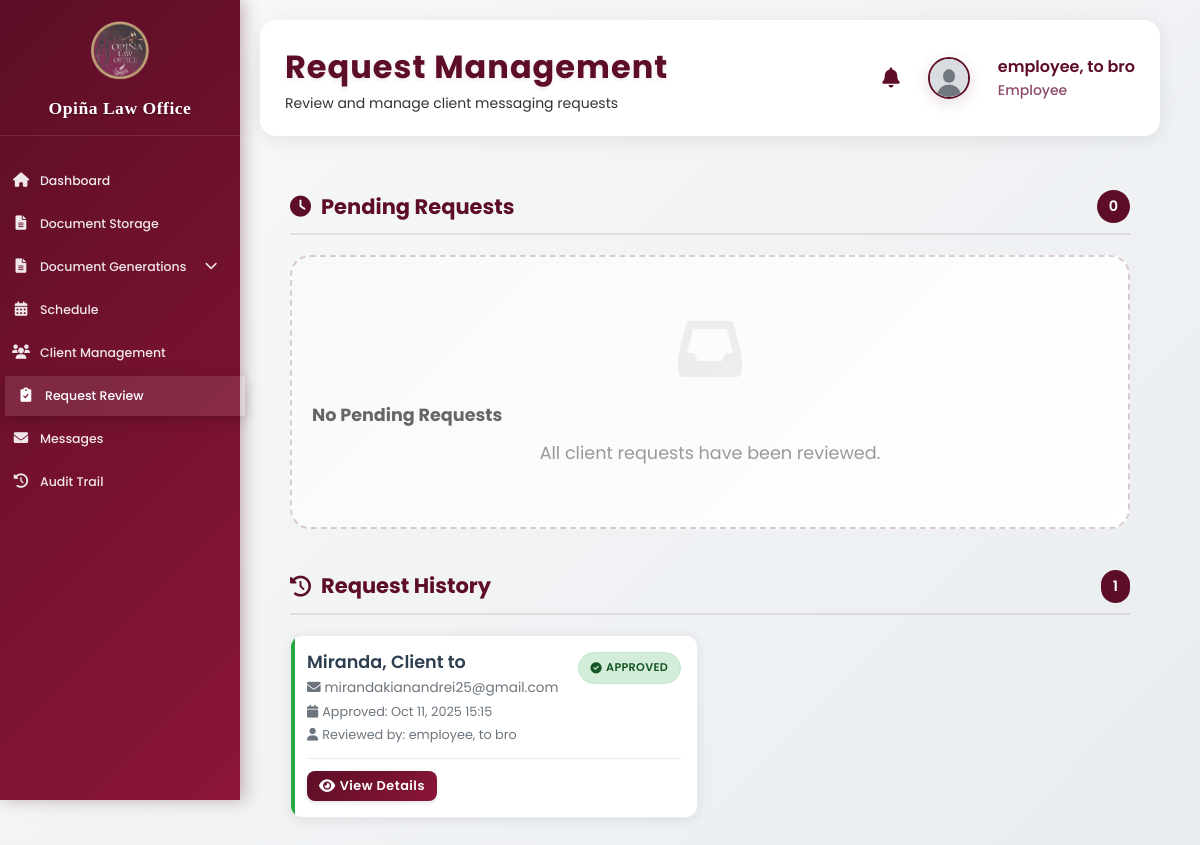
The page /employee_request_management.php (signed in) on the database its author committed.
### tables this page shows
CREATE TABLE `client_request_form` (
  `id` int(11) NOT NULL,
  `request_id` varchar(50) NOT NULL,
  `client_id` int(11) NOT NULL,
  `full_name` varchar(255) NOT NULL,
  `address` text NOT NULL,
  `sex` enum('Male','Female') NOT NULL,
  `valid_id_path` varchar(500) NOT NULL,
  `valid_id_filename` varchar(255) NOT NULL,
  `valid_id_front_path` varchar(500) NOT NULL,
  `valid_id_front_filename` varchar(255) NOT NULL,
  `valid_id_back_path` varchar(500) NOT NULL,
  `valid_id_back_filename` varchar(255) NOT NULL,
  `privacy_consent` tinyint(1) NOT NULL DEFAULT 0,
  `concern_description` text DEFAULT NULL,
  `legal_category` varchar(100) DEFAULT NULL,
  `urgency_level` enum('Low','Medium','High','Critical') DEFAULT 'Medium',
  `status` enum('Pending','Approved','Rejected') DEFAULT 'Pending',
  `submitted_at` timestamp NOT NULL DEFAULT current_timestamp(),
  `reviewed_at` timestamp NULL DEFAULT NULL,
  `reviewed_by` int(11) DEFAULT NULL,
  `review_notes` text DEFAULT NULL
);

CREATE TABLE `user_form` (
  `id` int(11) NOT NULL,
  `name` varchar(100) NOT NULL,
  `profile_image` varchar(255) DEFAULT NULL,
  `last_login` datetime DEFAULT NULL,
  `email` varchar(100) NOT NULL,
  `phone_number` varchar(20) DEFAULT NULL,
  `password` varchar(255) NOT NULL,
  `user_type` enum('admin','attorney','client','employee') DEFAULT 'client',
  `login_attempts` int(11) DEFAULT 0,
  `last_failed_login` timestamp NULL DEFAULT NULL,
  `account_locked` tinyint(1) DEFAULT 0,
  `lockout_until` timestamp NULL DEFAULT NULL,
  `created_at` timestamp NOT NULL DEFAULT current_timestamp(),
  `created_by` int(11) DEFAULT NULL
);

### employee_request_management.php (the view, shortened to what this page needs)
<?php
require_once 'action_logger_helper.php';
$pending_requests = [];
$stmt = $conn->prepare("
    SELECT crf.*, u.name as client_name, u.email as client_email,
           cec.id as conversation_id, cec.conversation_status, cec.concern_identified,
           caa.id as assignment_id, caa.attorney_id, caa.seen_status,
           att.name as attorney_name, err.action as review_action, err.review_notes,
           emp.name as reviewed_by_name
    FROM client_request_form crf
    JOIN user_form u ON crf.client_id = u.id
    LEFT JOIN client_employee_conversations cec ON crf.id = cec.request_form_id
    LEFT JOIN client_attorney_assignments caa ON crf.client_id = caa.client_id
    LEFT JOIN user_form att ON caa.attorney_id = att.id
    LEFT JOIN employee_request_reviews err ON crf.id = err.request_form_id
    LEFT JOIN user_form emp ON err.employee_id = emp.id
    WHERE crf.status IN ('Approved', 'Rejected')
    ORDER BY crf.reviewed_at DESC, crf.submitted_at DESC
");
$stmt->execute();
$res = $stmt->get_result();
$request_history = [];
while ($row = $res->fetch_assoc()) {
    $request_history[] = $row;
}
?>
<!DOCTYPE html>
<html lang="en">
<head>
    <link rel="stylesheet" href="https://cdnjs.cloudflare.com/ajax/libs/font-awesome/6.0.0/css/all.min.css">
    <link rel="stylesheet" href="assets/css/dashboard.css?v=<?= time() ?>">
</head>
<body>
    <div class="sidebar">
        <div class="sidebar-header">
            <img src="images/logo.jpg" alt="Logo">
            <h2>Opiña Law Office</h2>
        </div>
        <ul class="sidebar-menu">
            <li><a href="employee_dashboard.php"><i class="fas fa-home"></i><span>Dashboard</span></a></li>
            <li><a href="employee_documents.php"><i class="fas fa-file-alt"></i><span>Document Storage</span></a></li>
            <li class="has-submenu">
                <a href="#" class="submenu-toggle"><i class="fas fa-file-alt"></i><span>Document Generations</span><i class="fas fa-chevron-down submenu-arrow"></i></a>
            </li>
            <li><a href="employee_schedule.php"><i class="fas fa-calendar-alt"></i><span>Schedule</span></a></li>
            <li><a href="employee_clients.php"><i class="fas fa-users"></i><span>Client Management</span></a></li>
            <li><a href="employee_request_management.php" class="active"><i class="fas fa-clipboard-check"></i><span>Request Review</span></a></li>
            <li><a href="employee_messages.php"><i class="fas fa-envelope"></i><span>Messages</span></a></li>
            <li><a href="employee_audit.php"><i class="fas fa-history"></i><span>Audit Trail</span></a></li>
        </ul>
    </div>
    <div class="main-content">
        <?php
        include 'components/profile_header.php';
        ?>
        <div class="content-container">
            <div class="section">
                <div class="section-header">
                    <h2><i class="fas fa-clock"></i> Pending Requests</h2>
                    <span class="badge"><?= count($pending_requests) ?></span>
                </div>
                <?php if (empty($pending_requests)): ?>
                    <div class="empty-state">
                        <i class="fas fa-inbox"></i>
                        <h3>No Pending Requests</h3>
                        <p>All client requests have been reviewed.</p>
                    </div>
                <?php endif; ?>
            </div>
            <div class="section">
                <div class="section-header">
                    <h2><i class="fas fa-history"></i> Request History</h2>
                    <span class="badge"><?= count($request_history) ?></span>
                </div>
                <?php if (empty($request_history)): ?>
                    <div class="empty-state">
                        <i class="fas fa-history"></i>
                        <h3>No Processed Requests</h3>
                        <p>Processed requests (approved or rejected) will appear here.</p>
                    </div>
                <?php else: ?>
                    <div class="requests-grid">
                        <?php foreach ($request_history as $request): ?>
                            <div class="request-card <?= $request['status'] === 'Approved' ? 'approved' : 'rejected' ?>">
                                <div class="request-header">
                                    <div class="request-info">
                                        <h3><?= htmlspecialchars($request['client_name']) ?></h3>
                                        <p class="client-email">
                                            <i class="fas fa-envelope"></i>
                                            <?= htmlspecialchars($request['client_email']) ?>
                                        </p>
                                        <p class="submitted-date">
                                            <i class="fas fa-calendar"></i>
                                            <?= ucfirst($request['status']) ?>: <?= date('M d, Y H:i', strtotime($request['reviewed_at'])) ?>
                                        </p>
                                        <?php if ($request['reviewed_by_name']): ?>
                                            <p class="reviewed-by">
                                                <i class="fas fa-user"></i>
                                                Reviewed by: <?= htmlspecialchars($request['reviewed_by_name']) ?>
                                            </p>
                                        <?php endif; ?>
                                    </div>
                                    <div class="request-status <?= $request['status'] === 'Approved' ? 'approved' : 'rejected' ?>">
                                        <i class="fas fa-<?= $request['status'] === 'Approved' ? 'check-circle' : 'times-circle' ?>"></i>
                                        <?= $request['status'] ?>
                                    </div>
                                </div>
                                <div class="request-actions">
                                    <button class="btn btn-primary view-details-btn" onclick="viewRequestDetails(<?= $request['id'] ?>)">
                                        <i class="fas fa-eye"></i>
                                        <span>View Details</span>
                                    </button>
                                </div>
                            </div>
                        <?php endforeach; ?>
                    </div>
                <?php endif; ?>
            </div>
        </div>
    </div>
</body>
</html>

### assets/css/dashboard.css (style rules this page uses)
:root { --primary-color: #5D0E26; --primary-dark: #4A0B1E; --secondary-color: #8B1538; --accent-color: #8B4A6B; --text-color: #333; --light-gray: #f8f9fa; --border-color: #dcdde1; --success-color: #27ae60; --warning-color: #f39c12; --danger-color: #e74c3c; --info-color: #3498db; --gradient-primary: linear-gradient(135deg, #5D0E26, #8B1538); --gradient-secondary: linear-gradient(135deg, #8B1538, #5D0E26); --card-shadow: 0 4px 20px rgba(0, 0, 0, 0.08); --card-shadow-hover: 0 8px 30px rgba(0, 0, 0, 0.12); --border-radius: 16px; --transition: all 0.3s cubic-bezier(0.4, 0, 0.2, 1); }
* { margin: 0; padding: 0; box-sizing: border-box; font-family: 'Poppins', sans-serif; }
html { overflow-x: hidden; }
body { background: linear-gradient(135deg, #f8f9fa 0%, #e9ecef 100%); color: var(--text-color); display: flex; min-height: 100vh; overflow-x: hidden; font-size: 14px; line-height: 1.6; }
.sidebar { width: 240px !important; background: var(--gradient-primary); color: white; padding: 20px 0; height: 100vh; position: fixed; transition: all 0.3s ease; box-shadow: 4px 0 15px rgba(93, 14, 38, 0.3); z-index: 1000; }
.sidebar-header { padding: 0 15px; margin-bottom: 25px; text-align: center; border-bottom: 1px solid rgba(255, 255, 255, 0.1); padding-bottom: 15px; }
.sidebar-header img { width: 60px !important; height: 60px !important; margin-bottom: 12px; border-radius: 8px; border: none; object-fit: cover; }
.sidebar-header h2 { color: white; font-size: 1.1rem !important; margin-bottom: 0; font-family: "Playfair Display", serif; font-weight: 600; text-shadow: 0 1px 2px rgba(0, 0, 0, 0.3); letter-spacing: 0.5px; line-height: 1.2; white-space: nowrap; overflow: hidden; text-overflow: ellipsis; }
.sidebar-menu { list-style: none; }
.sidebar-menu li { margin-bottom: 3px; }
.sidebar-menu a { display: flex; align-items: center; padding: 8px 12px; color: rgba(255, 255, 255, 0.9); text-decoration: none; transition: all 0.3s ease; margin: 0; border-radius: 0; font-weight: 500; font-size: 12.5px; position: relative; flex-direction: row; padding-left: 12px; min-height: 40px; justify-content: flex-start; }
.sidebar-menu a:hover, .sidebar-menu a.active { background: rgba(255, 255, 255, 0.1); color: white; transform: translateX(5px); box-shadow: 0 4px 15px rgba(0, 0, 0, 0.2); }
.sidebar-menu i { margin-right: 10px; font-size: 0.9rem; transition: all 0.3s ease; width: 18px; text-align: center; flex-shrink: 0; }
.sidebar-menu .has-submenu { position: relative; }
.sidebar-menu .submenu-toggle { cursor: pointer; display: flex; align-items: center; justify-content: space-between; width: 100%; }
.sidebar-menu .submenu-arrow { margin-left: auto; margin-right: 8px; font-size: 0.8rem; transition: transform 0.3s ease; }
.main-content { flex: 1; margin-left: 240px !important; padding: 24px; overflow-x: hidden; max-width: calc(100vw - 260px) !important; min-height: 100vh; position: relative; z-index: 1; }
.btn { padding: 6px 12px !important; border-radius: 6px; text-decoration: none; font-weight: 500; cursor: pointer; border: none; display: inline-flex; align-items: center; gap: 4px !important; transition: all 0.3s ease; font-size: 0.8rem !important; }
.btn-primary { background: var(--primary-color); color: white; }
.btn { padding: 12px 24px; border: none; border-radius: 12px; cursor: pointer; font-weight: 600; font-size: 0.95rem; letter-spacing: 0.5px; transition: var(--transition); box-shadow: 0 4px 15px rgba(0, 0, 0, 0.1); text-decoration: none; display: inline-flex; align-items: center; gap: 8px; }
.btn-primary { background: var(--gradient-primary); color: white; }
@media (max-width: 1200px) { .main-content { padding: 20px; } }
html { scroll-behavior: smooth; }
.section { margin-bottom: 24px; }
.section h3 { color: var(--primary-color); margin-bottom: 16px; font-size: 1.1rem; display: flex; align-items: center; gap: 8px; }
.empty-state { text-align: center; padding: 40px 20px; color: #666; }
.empty-state i { font-size: 3rem; margin-bottom: 16px; opacity: 0.3; }
.empty-state p { margin-bottom: 20px; font-size: 1.1rem; }

### rows shown on the page
client_request_form: client.name "Miranda, Client to", client.email "mirandakianandrei25@gmail.com", status "Approved", reviewed_at "Oct 11, 2025 15:15", user_form.name "employee, to bro", status "APPROVED"

### other values the page prints
$page_title "Request Management"
$page_subtitle "Review and manage client messaging requests"
$user_name "employee, to bro"
$user_title "Employee"
count($pending_requests) "0"
count($request_history) "1"
